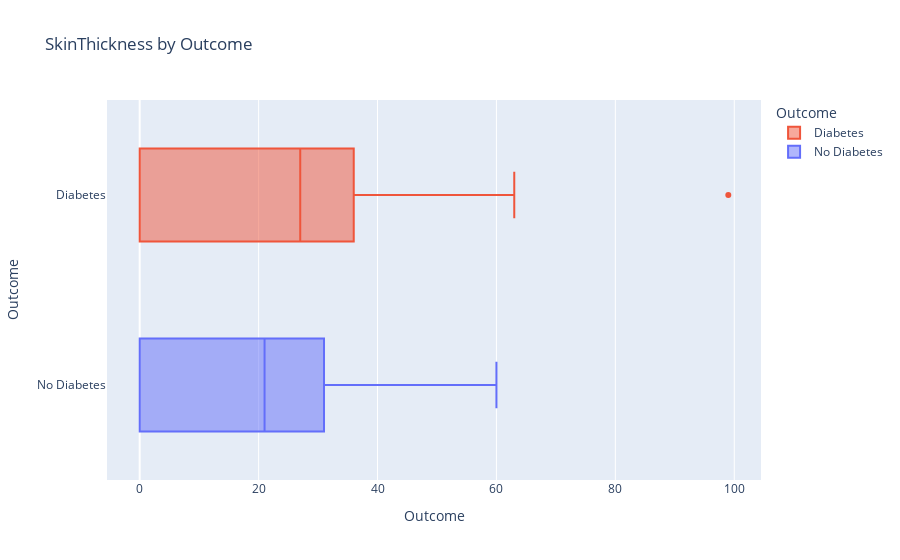

The cell this chart's notebook holds for it:
### Markdown cell above
#### SkinThickness

### Code cell
fig = px.box(df_plot, y='Outcome', x='SkinThickness', 
             color='Outcome',
             color_discrete_map=color_discrete_map,
             title='SkinThickness by Outcome',
             labels={'Outcome': 'Outcome', 'SkinThickness': 'Skin Thickness'})
fig.update_layout(xaxis=dict(title='Outcome'))

# Show the plot
fig.show()

### Figure 1 — Plotly figure (JSON) as saved in the notebook; plotly's stock layout.template omitted (floating-point values rounded to 4 significant figures; data arrays with more than 128 entries replaced by an {"elided": "..."} marker saying what was removed)
{"data": [{"alignmentgroup": "True", "hovertemplate": "Outcome=%{y}<br>Skin Thickness=%{x}<extra></extra>", "legendgroup": "Diabetes", "marker": {"color": "#EF553B"}, "name": "Diabetes", "notched": false, "offsetgroup": "Diabetes", "orientation": "h", "showlegend": true, "type": "box", "x": {"elided": "268 int values"}, "x0": " ", "xaxis": "x", "y": {"elided": "268 str values"}, "y0": " ", "yaxis": "y"}, {"alignmentgroup": "True", "hovertemplate": "Outcome=%{y}<br>Skin Thickness=%{x}<extra></extra>", "legendgroup": "No Diabetes", "marker": {"color": "#636EFA"}, "name": "No Diabetes", "notched": false, "offsetgroup": "No Diabetes", "orientation": "h", "showlegend": true, "type": "box", "x": {"elided": "500 int values"}, "x0": " ", "xaxis": "x", "y": {"elided": "500 str values"}, "y0": " ", "yaxis": "y"}], "layout": {"boxmode": "overlay", "legend": {"title": {"text": "Outcome"}, "tracegroupgap": 0}, "title": {"text": "SkinThickness by Outcome"}, "xaxis": {"anchor": "y", "domain": [0, 1], "title": {"text": "Outcome"}}, "yaxis": {"anchor": "x", "categoryarray": ["No Diabetes", "Diabetes"], "categoryorder": "array", "domain": [0, 1], "title": {"text": "Outcome"}}}}
